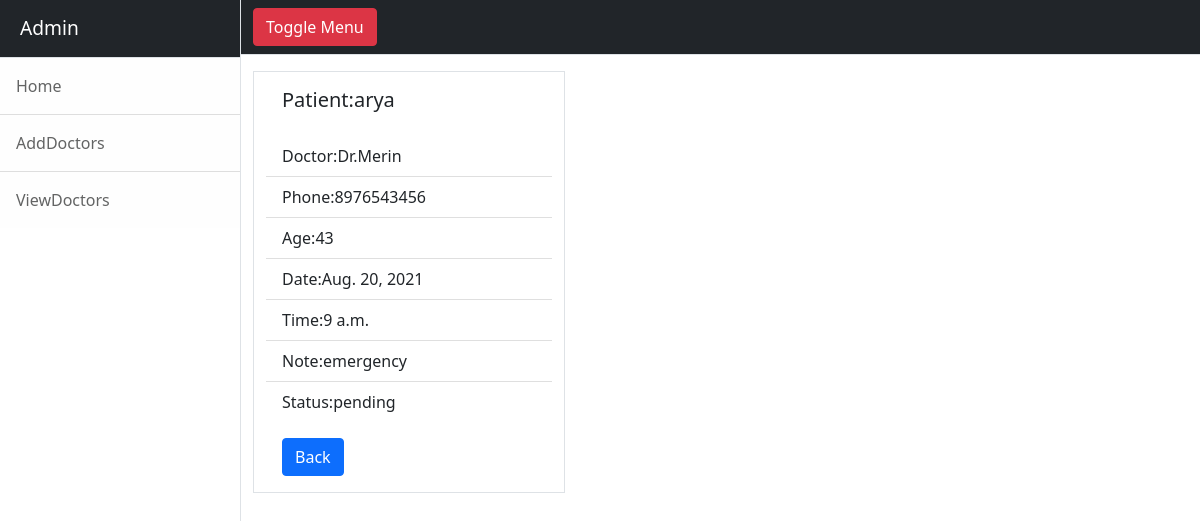
The page /doctor/apppointments/detail/4 on the database as committed earlier.
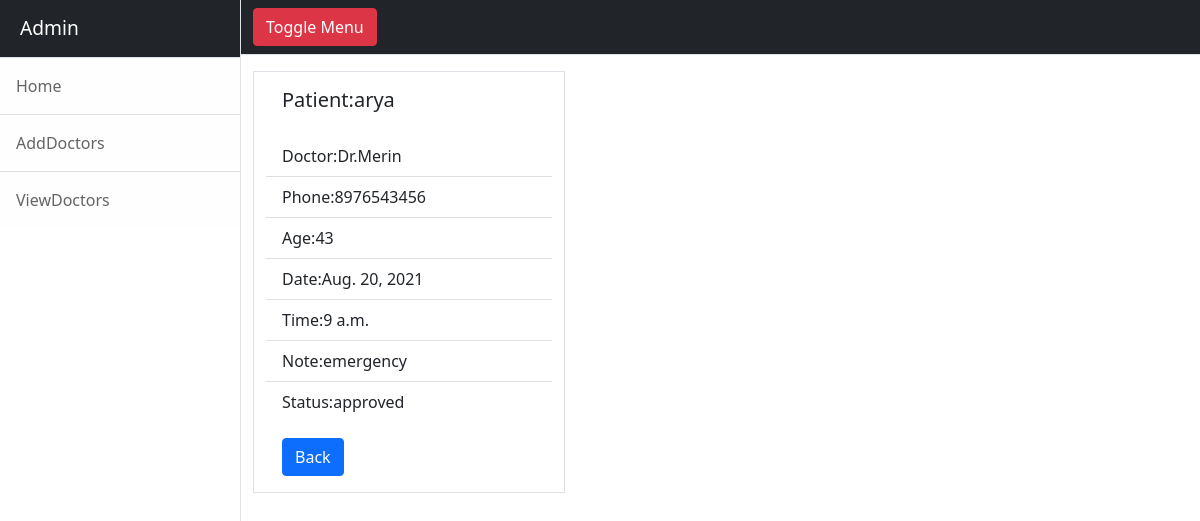
The same page on the database as committed later.
### patient/models.py (models this page shows)
class Appointments(models.Model):
    doctor = models.ForeignKey(Doctors, on_delete=models.CASCADE)
    patient_name=models.CharField(max_length=50)
    email=models.EmailField()
    phone=models.IntegerField()
    age=models.PositiveIntegerField()
    date=models.DateField()
    time=models.TimeField()
    note=models.CharField(max_length=120)
    options = (
        ("approved", "approved"),
        ("pending", "pending"),
        ("rejected", "rejected")
    )
    status = models.CharField(max_length=120, default="pending", choices=options)
    user=models.CharField(max_length=120,default="")

### doctor/models.py (models this page shows)
class Doctors(models.Model):
    doctor_name=models.CharField(max_length=120)
    doctor_info=models.CharField(max_length=50)
    specialization=models.CharField(max_length=100)
    image=models.ImageField(upload_to="images")
    hospital_name=models.CharField(max_length=100)
    date=models.DateField()
    start_time=models.TimeField()
    end_time=models.TimeField()
    availability=models.CharField(max_length=50)

### doctor/views.py (the view)
# urls.py: path('apppointments/detail/<int:pk>',views.AppointmentDetail.as_view(),name="appointmentdetail"),
class AppointmentDetail(DetailView):
    template_name = "appointmentdetail.html"
    model = Appointments
    context_object_name = "appointment"
    pk_url_kwarg = 'pk'

### doctor/templates/appointmentdetail.html (shortened to what this page needs)
<!DOCTYPE html>
{%extends 'base.html'%}
{%block body_block%}
<div class="container-fluid">
    <div class="row mt-3">
        <div class="col-4 border">
                  <div class="card-body">
                    <h5 class="card-title">Patient:{{appointment.patient_name}}</h5>
                  </div>
            <ul class="list-group list-group-flush">
                    <li class="list-group-item">Doctor:{{appointment.doctor.doctor_name}}</li>
                    <li class="list-group-item">Phone:{{appointment.phone}}</li>
                    <li class="list-group-item">Age:{{appointment.age}}</li>
                    <li class="list-group-item">Date:{{appointment.date}}</li>
                    <li class="list-group-item">Time:{{appointment.time}}</li>
                    <li class="list-group-item">Note:{{appointment.note}}</li>
                    <li class="list-group-item">Status:{{appointment.status}}</li>
                  </ul>
            <div class="card-body">
                    <a href="{%url 'doctorhome'%}" class="btn btn-primary">Back</a>
                  </div>
                </div>
        </div>
    </div>
</div>
</div>
{%endblock%}

Rows that differ between the two databases and show on the page:
changed Appointments "arya": status "pending" → "approved"
